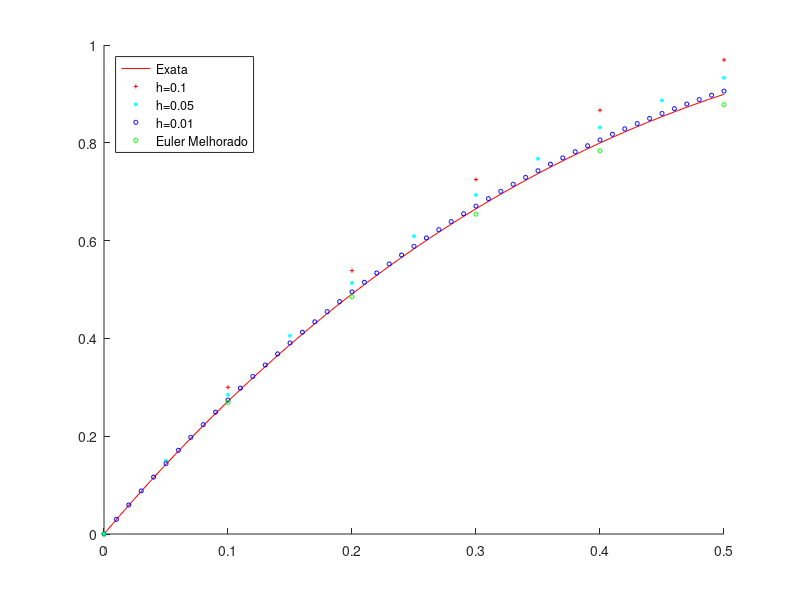

Write the MATLAB code that produced this figure.
disp("Método de Euler para resolução aproximada de EDOs:");
disp("y' = 3cos(t) - 2y, t in (a, b]");
disp("y(a) = 0");

clear all
clc

y0 = 0;
a  = 0;
b  = 0.5;
ha = 0.1;
hb = 0.05;
hc = 0.01;

N1a = (b - a)/ha;
N1b = (b - a)/hb;
N1c = (b - a)/hc;
N2  = 10*(N1a-1);

phi(1) = y0;
ya(1)  = y0;
xa(1)  = y0;
yb(1)  = y0;
yc(1)  = y0;

t1a = linspace(a, b, N1a+1);
t1b = linspace(a, b, N1b+1);
t1c = linspace(a, b, N1c+1);
t2  = linspace(a, b, N2 +1);


for i = 1:N2
    phi(i+1) = 6/5*cos(t2(i+1)) + 3/5*sin(t2(i+1)) - 6/5*exp(-2*t2(i+1));
end

for i = 1:N1a
    t = t1a(i); y = ya(i); h = ha;

    ya(i+1) = y + (3*cos(t) - 2*y)*h;
    xa(i+1) = xa(i) + ((3*cos(t) - 2*xa(i))+(3*cos(t1a(i+1)) - 2*ya(i+1)))*h/2;
end

for i = 1:N1b
    t = t1b(i); y = yb(i); h = hb;

    yb(i+1) = y + (3*cos(t) - 2*y)*h;
end

for i = 1:N1c
    t = t1c(i); y = yc(i); h = hc;

    yc(i+1) = y + (3*cos(t) - 2*y)*h;
end

hold on
plot(t2, phi,"-r")
plot(t1a, ya, "r+", "markersize", 3)
plot(t1b, yb, "c*", "markersize", 3)
plot(t1c, yc, "ob", "markersize", 3)
plot(t1a, xa, "og", "markersize", 3);
hold off

legend({'Exata', 'h=0.1', 'h=0.05', 'h=0.01', 'Euler Melhorado'}, 'Location', 'northwest');
